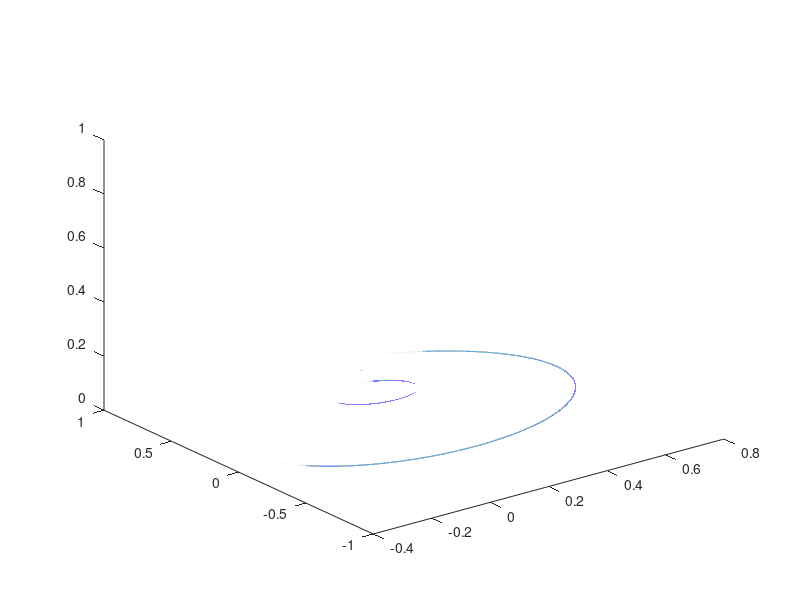

The MATLAB script that drew this image:
clc
clear
%% Free procession with relaxation in rotating frame of reference, isocromat faster than larmor
% Author: Imraj Singh 03/11/2020

% Given parameters

% Magnitisation aligned along y-axis initially taken from problem 2.4
M = [0, 1, 0]';

% Gyromagnetic ratio for proton in hydrogen
gamma = 2.68*10^8;

% Prescribe a static field strength B0 (T)
B0 = 3;

% Prescribe T1

T2 = 5;

T1 = T2 * 10;

% Calculate neccessary parameters

% Precession frequency
omega0 = 10;%B0*gamma;

% Define modelling parameters

t = 100;%*10^(-3);

% Duration and timestep of model

time = linspace(0,t,1000001);

Msoln = zeros(1000001,3);

Msoln(:,1) = exp(-time./T2).*(M(1)*cos(omega0/10.*time) + M(2)*sin(omega0/10.*time));
Msoln(:,2) = exp(-time./T2).*(M(2)*cos(omega0/10.*time) - M(1)*sin(omega0/10.*time));
Msoln(:,3) = M(3)*exp(-time./T1) + 1*(1-exp(-time./T1));

plot3(Msoln(:,1),Msoln(:,2),Msoln(:,3))




